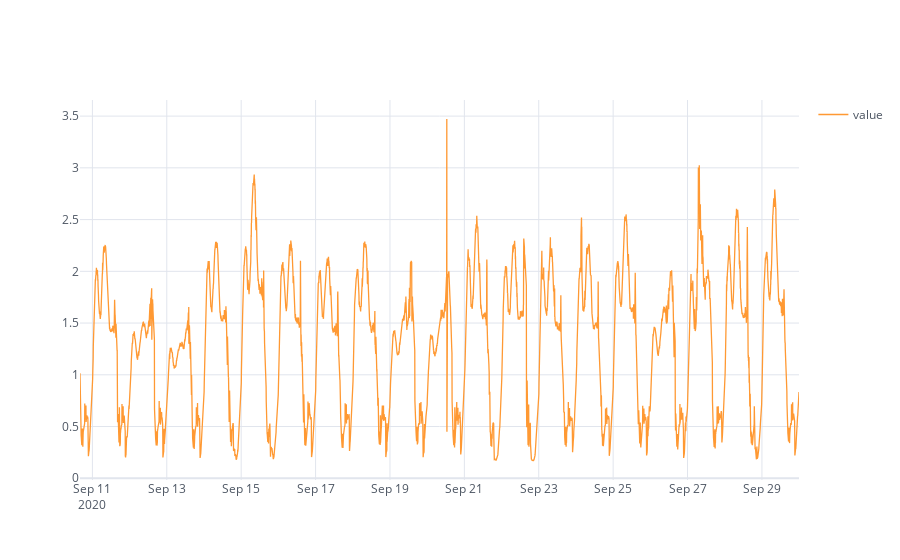

The notebook cell saved with this chart:
### Code cell
data = pd.read_csv("../data/storage.csv")
data["time"] = pd.to_datetime(data["time"], unit="s")
# data["time"] =  data["time"].apply(lambda ts: datetime.fromtimestamp(ts))
data = data.set_index(["time"])
data["value"] = data["value"] / 1000
data = data.iloc[(data.index > datetime(2020, 8, 30)) & (data.index < datetime(2020, 9, 30))]
data.blot(theme="white")

### Figure 1 — Plotly figure (JSON) as saved in the notebook; plotly's stock layout.template omitted (floating-point values rounded to 4 significant figures; data arrays with more than 128 entries replaced by an {"elided": "..."} marker saying what was removed)
{"data": [{"line": {"color": "rgba(255, 153, 51, 1.0)", "dash": "solid", "shape": "linear", "width": 1.3}, "mode": "lines", "name": "value", "showlegend": true, "text": "", "type": "scatter", "x": {"elided": "5565 str values"}, "y": {"elided": "5565 float values"}}], "layout": {"legend": {"bgcolor": "#FFFFFF", "font": {"color": "#4D5663"}}, "paper_bgcolor": "#FFFFFF", "plot_bgcolor": "#FFFFFF", "title": {"font": {"color": "#4D5663"}, "x": 0.5}, "xaxis": {"gridcolor": "#E1E5ED", "showgrid": true, "tickfont": {"color": "#4D5663"}, "title": {"font": {"color": "#4D5663"}, "text": ""}, "zerolinecolor": "#E1E5ED"}, "yaxis": {"gridcolor": "#E1E5ED", "showgrid": true, "tickfont": {"color": "#4D5663"}, "title": {"font": {"color": "#4D5663"}, "text": ""}, "zerolinecolor": "#E1E5ED"}}}
